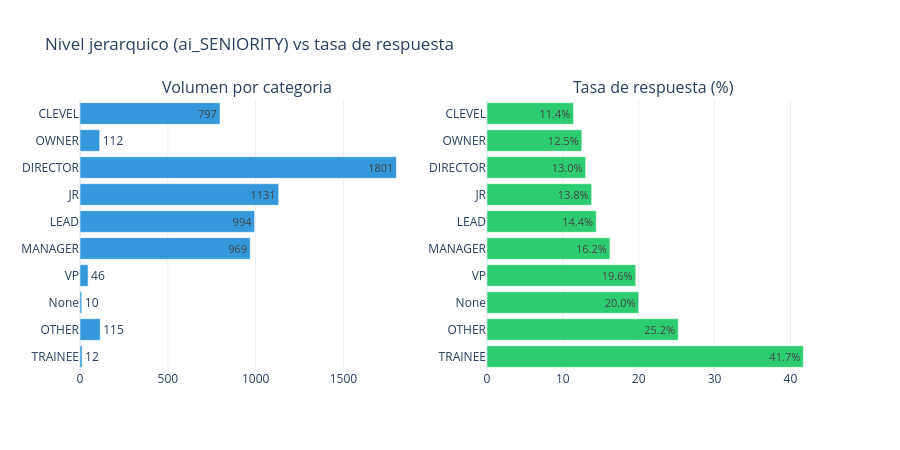

Source (notebook cell):
### Markdown cell above
### 2.4.1 ai_SENIORITY (nivel jerárquico)

El nivel jerárquico determina la capacidad de decisión del contacto. Un Director o C-level puede aprobar una compra directamente, mientras que un Junior necesita escalar. Analizamos si la jerarquia influye en la probabilidad de respuesta.

### Code cell
plot_categorical_comparison(df, 'ai_SENIORITY',
                           title='Nivel jerarquico (ai_SENIORITY) vs tasa de respuesta')

### Figure 1 — Plotly figure (JSON) as saved in the notebook; plotly's stock layout.template omitted (floating-point values rounded to 4 significant figures)
{"data": [{"marker": {"color": "#3498db"}, "name": "Total", "orientation": "h", "text": [12.0, 115.0, 10.0, 46.0, 969.0, 994.0, 1131.0, 1801.0, 112.0, 797.0], "textposition": "auto", "type": "bar", "x": [12, 115, 10, 46, 969, 994, 1131, 1801, 112, 797], "xaxis": "x", "y": ["TRAINEE", "OTHER", "None", "VP", "MANAGER", "LEAD", "JR", "DIRECTOR", "OWNER", "CLEVEL"], "yaxis": "y"}, {"marker": {"color": "#2ecc71"}, "name": "Tasa respuesta", "orientation": "h", "text": ["41.7%", "25.2%", "20.0%", "19.6%", "16.2%", "14.4%", "13.8%", "13.0%", "12.5%", "11.4%"], "textposition": "auto", "type": "bar", "x": [41.7, 25.2, 20.0, 19.6, 16.2, 14.4, 13.8, 13.0, 12.5, 11.4], "xaxis": "x2", "y": ["TRAINEE", "OTHER", "None", "VP", "MANAGER", "LEAD", "JR", "DIRECTOR", "OWNER", "CLEVEL"], "yaxis": "y2"}], "layout": {"annotations": [{"font": {"size": 16}, "showarrow": false, "text": "Volumen por categoria", "x": 0.225, "xanchor": "center", "xref": "paper", "y": 1, "yanchor": "bottom", "yref": "paper"}, {"font": {"size": 16}, "showarrow": false, "text": "Tasa de respuesta (%)", "x": 0.775, "xanchor": "center", "xref": "paper", "y": 1, "yanchor": "bottom", "yref": "paper"}], "height": 450, "showlegend": false, "title": {"text": "Nivel jerarquico (ai_SENIORITY) vs tasa de respuesta"}, "xaxis": {"anchor": "y", "domain": [0, 0.45]}, "xaxis2": {"anchor": "y2", "domain": [0.55, 1]}, "yaxis": {"anchor": "x", "domain": [0, 1]}, "yaxis2": {"anchor": "x2", "domain": [0, 1]}}}
